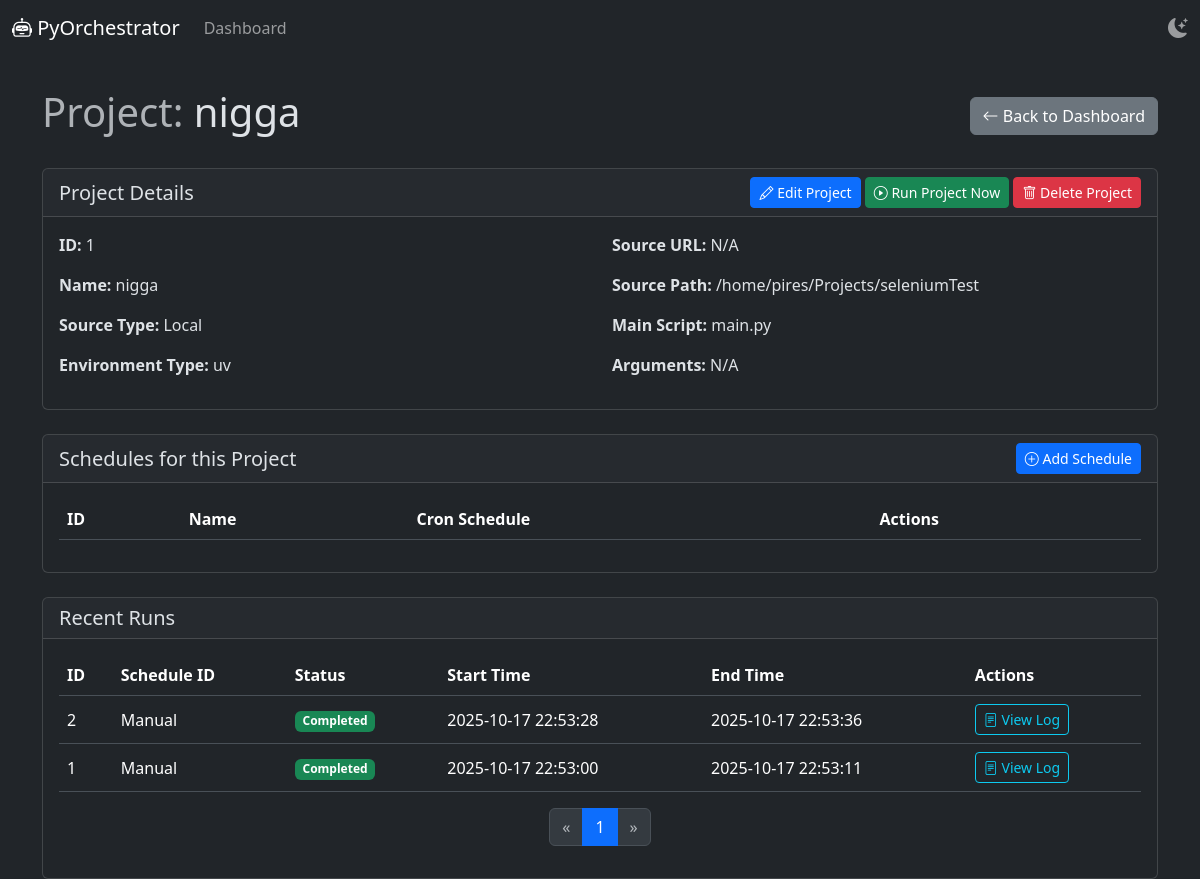
The page /projects/1 on the database as committed earlier.
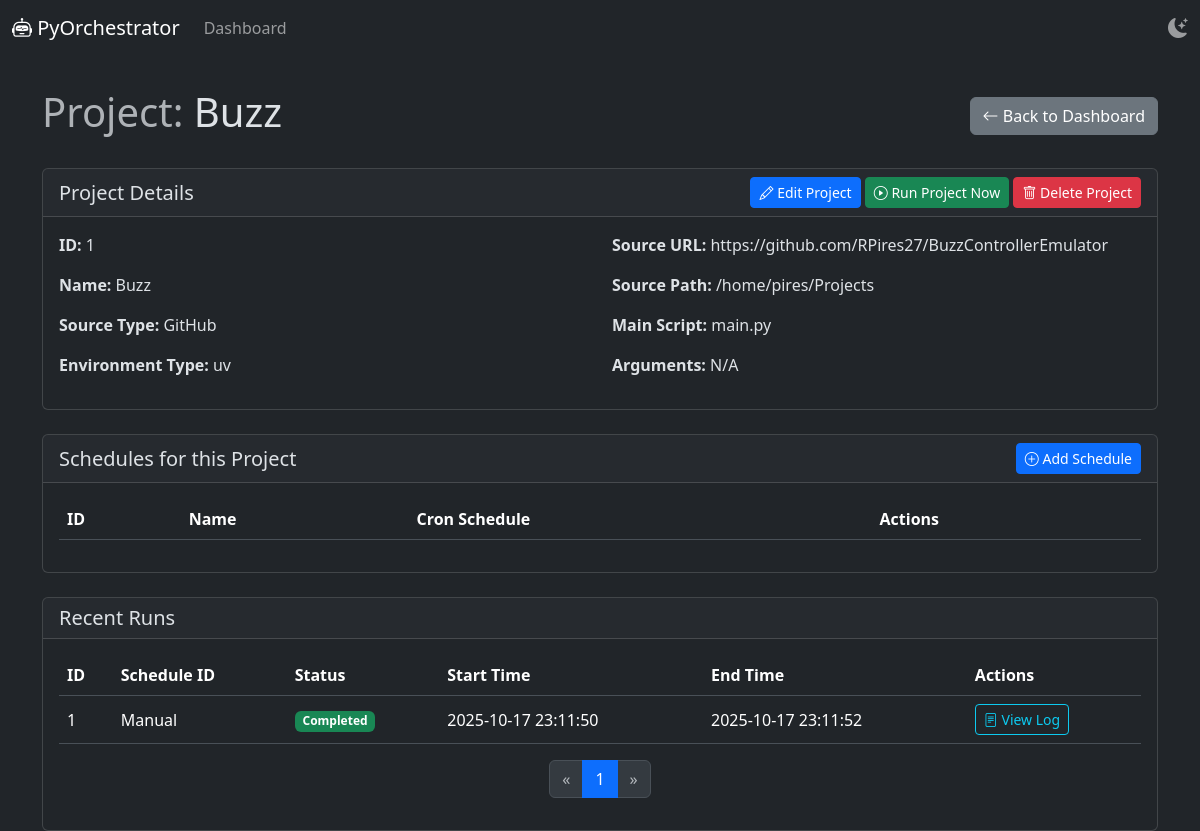
The same page on the database as committed later.
### app/models/project.py (models this page shows)
class Project(Base):
    __tablename__ = "projects"
    id = Column(Integer, primary_key=True, index=True)
    name = Column(String, unique=True, index=True)
    source_type = Column(String)
    source_url = Column(String, nullable=True)
    source_path = Column(String, nullable=True)
    main_script = Column(String)
    arguments = Column(String, nullable=True)
    environment_type = Column(String)
    schedules = relationship("Schedule", back_populates="project", cascade="all, delete-orphan")
    runs = relationship("Run", back_populates="project", cascade="all, delete-orphan")

### app/models/run.py (models this page shows)
class Run(Base):
    __tablename__ = "runs"
    id = Column(Integer, primary_key=True, index=True)
    project_id = Column(Integer, ForeignKey("projects.id"))
    schedule_id = Column(Integer, ForeignKey("schedules.id"), nullable=True)
    start_time = Column(DateTime, default=datetime.now)
    end_time = Column(DateTime, nullable=True)
    status = Column(String, default="pending") # pending, running, completed, failed
    log_output = Column(String, nullable=True)
    project = relationship("Project", back_populates="runs")
    schedule = relationship("Schedule", back_populates="runs")

### app/main.py (the view)
@app.get("/projects/{project_id}", response_class=HTMLResponse)
async def project_detail(
    request: Request,
    project_id: int,
    db: Session = Depends(get_db),
    page: int = 1,
    page_size: int = 10 # Default page size
):
    project = crud_project.get_project(db, project_id=project_id)
    if project is None:
        raise HTTPException(status_code=404, detail="Project not found")
    schedules_data = crud_schedule.get_schedules_by_project_id(db, project_id=project_id)
    total_runs = crud_run.get_runs_count_by_project_id(db, project_id=project_id)
    runs_data = crud_run.get_runs_by_project_id(db, project_id=project_id, page=page, page_size=page_size)
    total_pages = math.ceil(total_runs / page_size)
    return templates.TemplateResponse("project_detail.html", {
        "request": request,
        "project": project,
        "schedules": schedules_data,
        "runs": runs_data,
        "current_page": page,
        "total_pages": total_pages,
        "page_size": page_size
    })

### templates/project_detail.html (shortened to what this page needs)
{% extends "base.html" %}
{% block content %}
<div class="d-flex justify-content-between align-items-center mb-4">
    <h1><span class="text-muted">Project:</span> {{ project.name }}</h1>
    <div>
        <a href="/" class="btn btn-secondary"><i class="bi bi-arrow-left"></i> Back to Dashboard</a>
    </div>
</div>
<div class="card mb-4">
    <div class="card-header d-flex justify-content-between align-items-center">
        <h2 class="h5 mb-0">Project Details</h2>
        <div>
            <a href="/projects/{{ project.id }}/edit" class="btn btn-primary btn-sm"><i class="bi bi-pencil"></i> Edit Project</a>
            <form action="/projects/{{ project.id }}/run" method="post" style="display:inline;">
                <button type="submit" class="btn btn-success btn-sm"><i class="bi bi-play-circle"></i> Run Project Now</button>
            </form>
            <form action="/projects/{{ project.id }}/delete" method="post" style="display:inline;" onsubmit="return confirm('Are you sure you want to delete this project and all its associated schedules and runs?');">
                <button type="submit" class="btn btn-danger btn-sm"><i class="bi bi-trash"></i> Delete Project</button>
            </form>
        </div>
    </div>
    <div class="card-body">
        <div class="row">
            <div class="col-md-6">
                <p><strong>ID:</strong> {{ project.id }}</p>
                <p><strong>Name:</strong> {{ project.name }}</p>
                <p><strong>Source Type:</strong> {{ project.source_type }}</p>
                <p><strong>Environment Type:</strong> {{ project.environment_type }}</p>
            </div>
            <div class="col-md-6">
                <p><strong>Source URL:</strong> {{ project.source_url if project.source_url else 'N/A' }}</p>
                <p><strong>Source Path:</strong> {{ project.source_path }}</p>
                <p><strong>Main Script:</strong> {{ project.main_script }}</p>
                <p><strong>Arguments:</strong> {{ project.arguments if project.arguments else 'N/A' }}</p>
            </div>
        </div>
    </div>
</div>
<div class="card mb-4">
    <div class="card-header d-flex justify-content-between align-items-center">
        <h2 class="h5 mb-0">Schedules for this Project</h2>
        <a href="/schedules/add?project_id={{ project.id }}" class="btn btn-primary btn-sm"><i class="bi bi-plus-circle"></i> Add Schedule</a>
    </div>
    <div class="card-body">
        <table class="table table-hover align-middle">
            <thead>
                <tr>
                    <th>ID</th>
                    <th>Name</th>
                    <th>Cron Schedule</th>
                    <th>Actions</th>
                </tr>
            </thead>
        </table>
    </div>
</div>
<div class="card">
    <div class="card-header">
        <h2 class="h5 mb-0">Recent Runs</h2>
    </div>
    <div class="card-body">
        <table class="table table-hover align-middle">
            <thead>
                <tr>
                    <th>ID</th>
                    <th>Schedule ID</th>
                    <th>Status</th>
                    <th>Start Time</th>
                    <th>End Time</th>
                    <th>Actions</th>
                </tr>
            </thead>
            <tbody>
                {% for run in runs %}
                <tr>
                    <td>{{ run.id }}</td>
                    <td>{{ run.schedule_id if run.schedule_id else 'Manual' }}</td>
                    <td>
                        {% if run.status == 'completed' %}
                        <span class="badge bg-success">Completed</span>
                        {% elif run.status == 'failed' %}
                        <span class="badge bg-danger">Failed</span>
                        {% elif run.status == 'running' %}
                        <span class="badge bg-primary">Running</span>
                        {% else %}
                        <span class="badge bg-secondary">{{ run.status }}</span>
                        {% endif %}
                    </td>
                    <td>{{ run.start_time.strftime('%Y-%m-%d %H:%M:%S') }}</td>
                    <td>{{ run.end_time.strftime('%Y-%m-%d %H:%M:%S') if run.end_time else 'N/A' }}</td>
                    <td><a href="/runs/{{ run.id }}" class="btn btn-sm btn-outline-info"><i class="bi bi-file-text"></i> View Log</a></td>
                </tr>
                {% endfor %}
            </tbody>
        </table>
        <nav aria-label="Page navigation for runs">
            <ul class="pagination justify-content-center">
                <li class="page-item {% if current_page == 1 %}disabled{% endif %}">
                    <a class="page-link" href="/projects/{{ project.id }}?page={{ current_page - 1 }}&page_size={{ page_size }}" aria-label="Previous">
                        <span aria-hidden="true">&laquo;</span>
                    </a>
                </li>
                {% for page_num in range(1, total_pages + 1) %}
                <li class="page-item {% if current_page == page_num %}active{% endif %}">
                    <a class="page-link" href="/projects/{{ project.id }}?page={{ page_num }}&page_size={{ page_size }}">{{ page_num }}</a>
                </li>
                {% endfor %}
                <li class="page-item {% if current_page == total_pages %}disabled{% endif %}">
                    <a class="page-link" href="/projects/{{ project.id }}?page={{ current_page + 1 }}&page_size={{ page_size }}" aria-label="Next">
                        <span aria-hidden="true">&raquo;</span>
                    </a>
                </li>
            </ul>
        </nav>
    </div>
</div>
{% endblock %}

### templates/base.html (shortened to what this page needs)
<!DOCTYPE html>
<html lang="en" data-bs-theme="dark">
<head>
    <link href="https://cdn.jsdelivr.net/npm/bootstrap@5.3.3/dist/css/bootstrap.min.css" rel="stylesheet">
    <link rel="stylesheet" href="https://cdn.jsdelivr.net/npm/bootstrap-icons@1.11.3/font/bootstrap-icons.min.css">
</head>
<body>
    <nav class="navbar navbar-expand-lg navbar-dark bg-dark">
        <div class="container-fluid">
            <a class="navbar-brand" href="/"><i class="bi bi-robot"></i> PyOrchestrator</a>
            <div class="collapse navbar-collapse" id="navbarNav">
                <ul class="navbar-nav me-auto mb-2 mb-lg-0">
                    <li class="nav-item">
                        <a class="nav-link" href="/">Dashboard</a>
                    </li>
                </ul>
                <div class="d-flex">
                    <i id="theme-icon-toggle" class="theme-icon-toggle bi"></i>
                </div>
            </div>
        </div>
    </nav>
    <main class="container">
        {% block content %}{% endblock %}
    </main>
</body>
</html>

### templates/base.html (style rules this page uses)
body { min-height: 100vh; }
.navbar { margin-bottom: 2rem; }
.theme-icon-toggle { cursor: pointer; font-size: 1.25rem; color: var(--bs-navbar-color); }

Rows that differ between the two databases and show on the page:
removed Run: id "2", schedule_id "Manual", status "Completed", start_time "2025-10-17 22:53:28", end_time "2025-10-17 22:53:36"
changed Project "uv": name "nigga" → "Buzz"; source_type "Local" → "GitHub"; source_url "N/A" → "https://github.com/RPires27/BuzzControllerEmulator"; source_path "/home/pires/Projects/seleniumTest" → "/home/pires/Projects"
changed Run id 1: start_time "2025-10-17 22:53:00" → "2025-10-17 23:11:50"; end_time "2025-10-17 22:53:11" → "2025-10-17 23:11:52"
